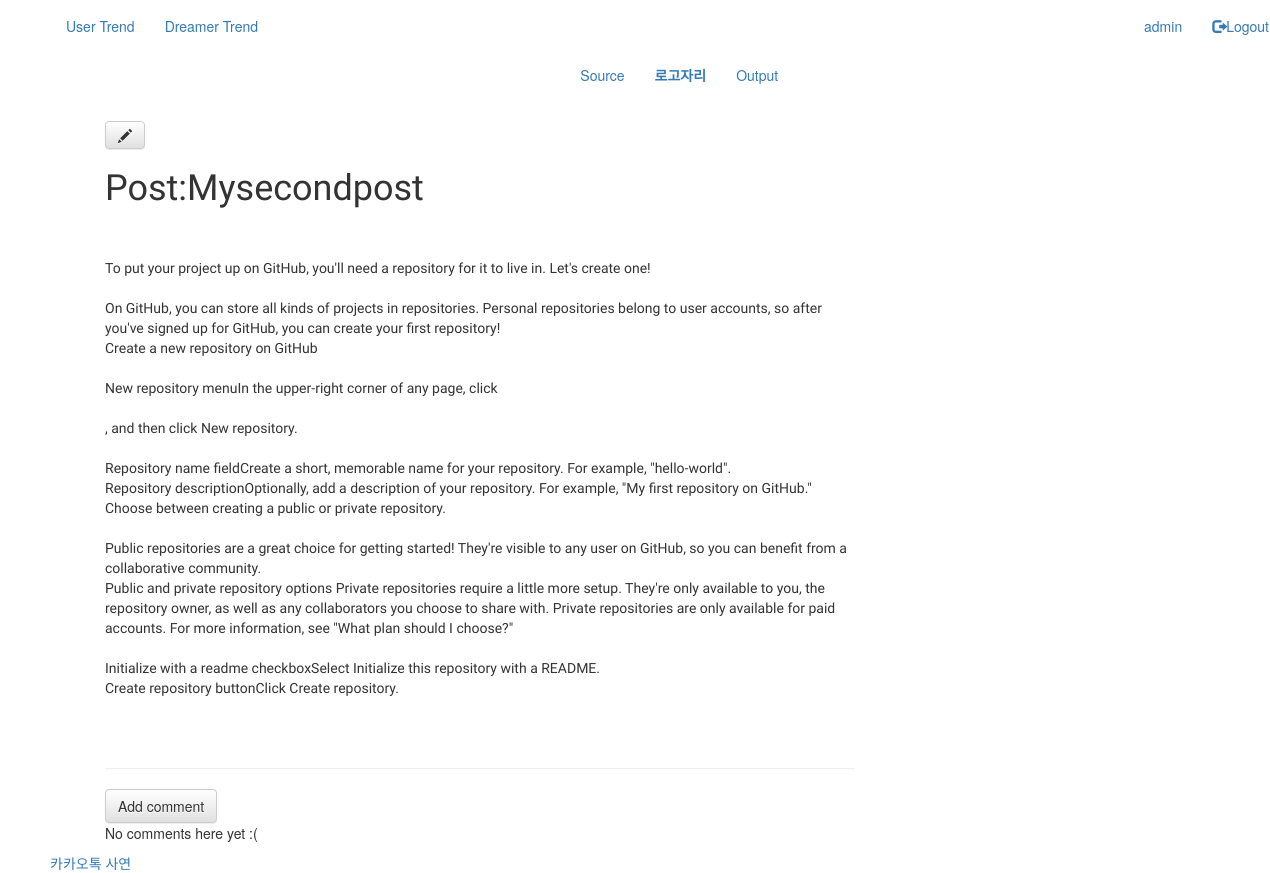
/source/3/ (signed in), run on the app's committed database.
### Source/models.py (models this page shows, shortened)
class Post(models.Model):
    author = models.ForeignKey('auth.User')
    title = models.CharField(max_length=200)
    text = models.TextField()
    created_date = models.DateTimeField(
            default=timezone.now)

### Source/views.py (the view)
# urls.py: url(r'^(?P<pk>[0-9]+)/$', views.post_detail, name='post_detail'),
def post_detail(request, pk):
    post = get_object_or_404(Post, pk=pk)
    return render(request, 'Source/post_detail.html', {'post': post})

### Source/templates/Source/post_detail.html (shortened to what this page needs)
{% extends 'base.html' %}
{% block content %}
    <div class="post">
<a class="btn btn-default" href="{% url 'post_edit' pk=post.pk %}"><span class="glyphicon glyphicon-pencil"></span></a>
        <h1>{{ post.title }}</h1>
        <p>{{ post.text|linebreaksbr }}</p>
    </div>
    <hr>
    <a class="btn btn-default" href="{% url 'add_comment_to_post' pk=post.pk %}">Add comment</a>
{% for comment in post.comments.all %}
    {% if user.is_authenticated or comment.approved_comment %}
    <div class="comment">
        <div class="date">
            {{ comment.created_date }}
                <a class="btn btn-default" href="{% url 'comment_remove' pk=comment.pk %}"><span class="glyphicon glyphicon-remove"></span></a>
        </div>
        <strong>{{ comment.author }}</strong>
        <p>{{ comment.text|linebreaks }}</p>
    </div>
    {% endif %}
{% empty %}
    <p>No comments here yet :(</p>
{% endfor %}
{% endblock %}

### AMGallery/static/css/AMGallery.css (style rules this page uses)
body { padding-left: 50px; }
h1, h2, h3, h4 { font-family: 'Poiret One', cursive; }
.post { margin-bottom: 70px; font-family: 'Poiret One', cursive; }

### data on the page
Post: title "Post:Mysecondpost", text "To put your project up on GitHub, you'll need a repository for it to live in. Let's create one! On GitHub, you can store all kinds of projects in repositories. Personal repositories belong to user accounts, so after you've signed up for GitHub, you can create your first repository! Create a new repository on GitHub New repository menuIn the upper-right corner of any page, click , and then click New repository. Repository name fieldCreate a short, memorable name for your repository. For example, \"hello-world\". Repository descriptionOptionally, add a description of your repository. For example, \"My first repository on GitHub.\" Choose between creating a public or private repository. Public…"
